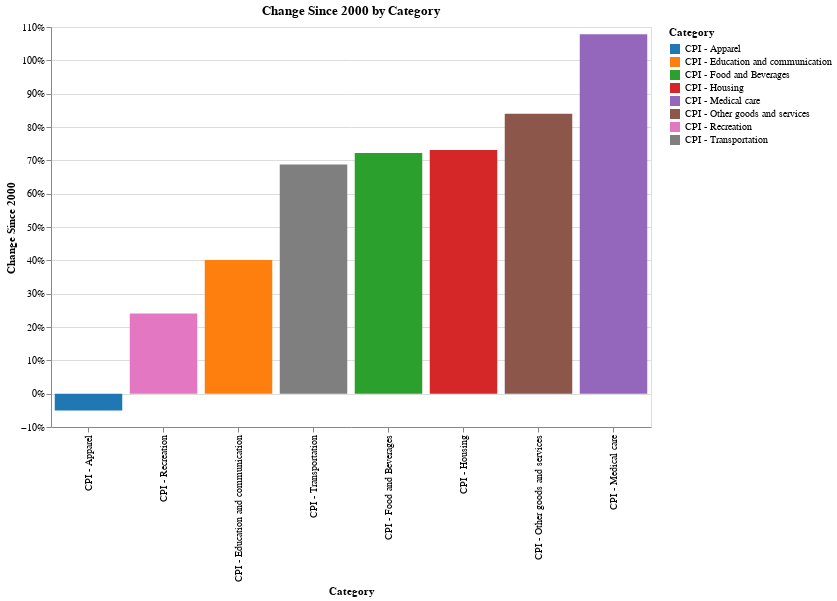

Notebook code cell kept with this figure:
### Code cell
# Bar Chart
alt.Chart(df[['date','change','Category']][(df['date'] == end_date) | ((df['periodName'] == '4th Quarter') & (df['year'] == end_year))],title='Change Since ' + str(start_year) + ' by Category').mark_bar().encode(
    x = alt.X('Category', sort='y'),
    y = alt.Y('change', title='Change Since ' + str(start_year), axis=alt.Axis(format='%')),
    color = alt.Color('Category', scale=alt.Scale(scheme = c_scheme)),
    tooltip = 'Category'
).properties(height=400, width=600)#.interactive()

### Figure 1 — Vega-Lite specification as saved in the notebook (floating-point values rounded to 4 significant figures)
{"config": {"view": {"continuousWidth": 400, "continuousHeight": 300}}, "data": {"name": "data-2872286d242387fc742cda0f645c4153"}, "mark": "bar", "encoding": {"color": {"field": "Category", "scale": {"scheme": "category10"}, "type": "nominal"}, "tooltip": {"field": "Category", "type": "nominal"}, "x": {"field": "Category", "sort": "y", "type": "nominal"}, "y": {"axis": {"format": "%"}, "field": "change", "title": "Change Since 2000", "type": "quantitative"}}, "height": 400, "title": "Change Since 2000 by Category", "width": 600, "$schema": "https://vega.github.io/schema/vega-lite/v4.17.0.json", "datasets": {"data-2872286d242387fc742cda0f645c4153": [{"date": "2021-12-01T00:00:00", "change": 0.722, "Category": "CPI - Food and Beverages"}, {"date": "2021-12-01T00:00:00", "change": 0.7313, "Category": "CPI - Housing"}, {"date": "2021-12-01T00:00:00", "change": -0.05037, "Category": "CPI - Apparel"}, {"date": "2021-12-01T00:00:00", "change": 0.6877, "Category": "CPI - Transportation"}, {"date": "2021-12-01T00:00:00", "change": 1.079, "Category": "CPI - Medical care"}, {"date": "2021-12-01T00:00:00", "change": 0.2406, "Category": "CPI - Recreation"}, {"date": "2021-12-01T00:00:00", "change": 0.4011, "Category": "CPI - Education and communication"}, {"date": "2021-12-01T00:00:00", "change": 0.8396, "Category": "CPI - Other goods and services"}]}}
